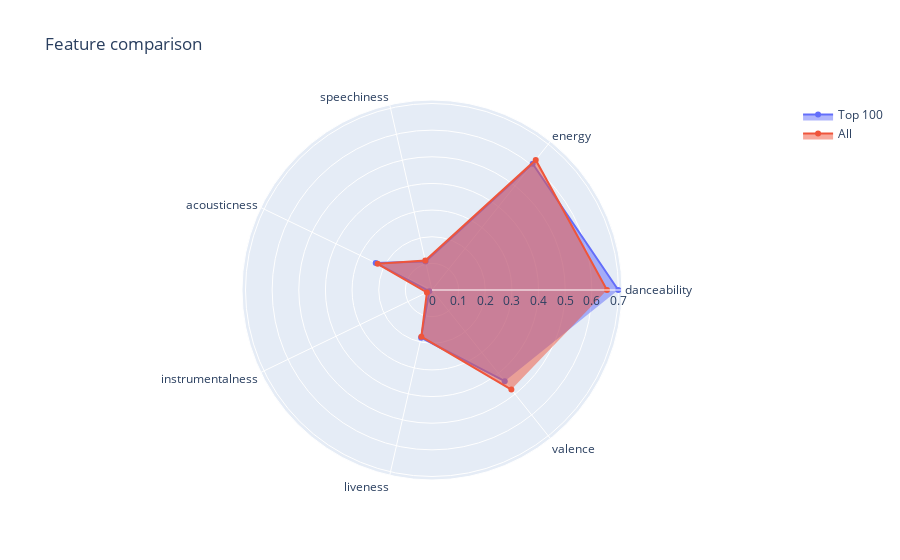

The cell this chart's notebook holds for it:
### Code cell
feat_cols = ['danceability', 'energy', 'speechiness', 'acousticness', 'instrumentalness', 'liveness', 'valence']
top_100_feat = pd.DataFrame(columns=feat_cols)
for i, track in by_track_pop[:100].iterrows():
  features = tf_df[tf_df['id'] == track['track_id']]
  top_100_feat = top_100_feat.append(features, ignore_index=True)
top_100_feat = top_100_feat[feat_cols]

from sklearn import preprocessing
mean_vals = pd.DataFrame(columns=feat_cols)
mean_vals = mean_vals.append(top_100_feat.mean(), ignore_index=True)
mean_vals = mean_vals.append(tf_df[feat_cols].mean(), ignore_index=True)
print(mean_vals)

import plotly.graph_objects as go
import plotly.offline as pyo
fig = go.Figure(
    data=[
        go.Scatterpolar(r=mean_vals.iloc[0], theta=feat_cols, fill='toself', name='Top 100'),
        go.Scatterpolar(r=mean_vals.iloc[1], theta=feat_cols, fill='toself', name='All'),
    ],
    layout=go.Layout(
        title=go.layout.Title(text='Feature comparison'),
        polar={'radialaxis': {'visible': True}},
        showlegend=True
    )
)

#pyo.plot(fig)
fig.show()

### Figure 1 — Plotly figure (JSON) as saved in the notebook; plotly's stock layout.template omitted (floating-point values rounded to 4 significant figures)
{"data": [{"fill": "toself", "name": "Top 100", "r": [0.6991, 0.6061, 0.1097, 0.2344, 0.01137, 0.1836, 0.4378], "theta": ["danceability", "energy", "speechiness", "acousticness", "instrumentalness", "liveness", "valence"], "type": "scatterpolar"}, {"fill": "toself", "name": "All", "r": [0.6568, 0.6245, 0.1132, 0.2266, 0.02127, 0.1796, 0.4779], "theta": ["danceability", "energy", "speechiness", "acousticness", "instrumentalness", "liveness", "valence"], "type": "scatterpolar"}], "layout": {"polar": {"radialaxis": {"visible": true}}, "showlegend": true, "title": {"text": "Feature comparison"}}}
